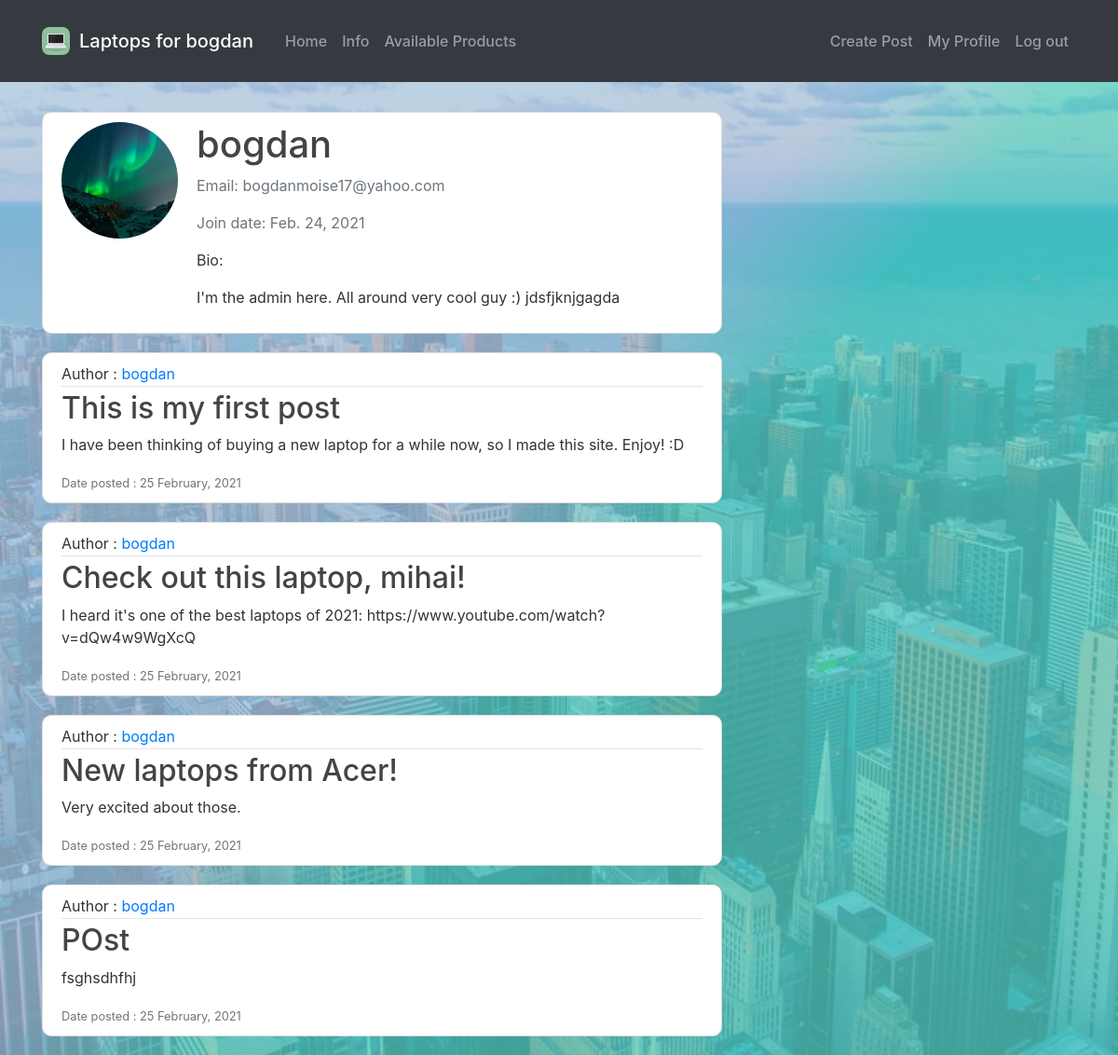
The page /author/1/ (signed in) on the database its author committed.
### users/models.py (models this page shows, shortened)
class Profile(models.Model):
    user = models.OneToOneField(User, on_delete=models.CASCADE)
    bio = models.CharField(max_length=200, default='')
    date_joined = models.DateField(default=timezone.now)
    image = models.ImageField(default='default.jpg', upload_to='profile_pictures')

### home/models.py (models this page shows, shortened)
class Post(models.Model):
    title = models.CharField(max_length=50)
    content = models.TextField()
    date = models.DateTimeField(default=timezone.now)
    author = models.ForeignKey(User, on_delete=models.CASCADE)

### users/views.py (the view)
# urls.py: path('author/<int:pk>/', AuthorDetailView.as_view(template_name='users/author_view.html'), name='author-detailed'),
class AuthorDetailView(LoginRequiredMixin, DetailView):
    model = User
    def get_context_data(self, **kwargs):
        context = super(AuthorDetailView, self).get_context_data(**kwargs)
        context['posts'] = Post.objects.all()
        context['author_view'] = True
        return context

### users/templates/users/author_view.html
{% extends "home/base.html" %}
{% block content %}
    <div class="content-section">
        <div class="media">
            <img class="rounded-circle account-img" src="{{ user.profile.image.url }}">
            <div class="media-body">
                <h2 class="account-heading">{{ object.username }}</h2>
                <p class="text-secondary">Email: {{ object.email }}</p>
                <p class="text-secondary">Join date: {{ object.profile.date_joined }}</p>
                <p>Bio:</p>
                <p>{{ object.profile.bio }}</p>
            </div>
        </div>
    </div>
{% for post in posts %}
    {% if post.author.username == object.username %}
        <article class="media content-section">
            <div class="media-body">
                <div class="article-metadata">
                    Author :
                    <a class="mr-2" href="">{{ post.author }}</a>
                </div>
                <h2><a class="article-title" href="{% url 'post-detailed' post.id %}">{{ post.title }}</a></h2>
                <p class="article-content">{{ post.content }}</p>
                <small class="text-muted">Date posted : {{ post.date|date:'d F, Y' }}</small>
            </div>
        </article>
    {% endif %}
{% endfor %}
{% endblock content%}

### home/templates/home/base.html (shortened to what this page needs)
{% load static %}
<!DOCTYPE html>
<html class="bg">
<head>
    <link rel="stylesheet" href="https://maxcdn.bootstrapcdn.com/bootstrap/4.0.0/css/bootstrap.min.css">
    <link rel="stylesheet" href="{% static 'css/style.css' %}" type="text/css">
</head>
<body class="bg">
    <header class="site-header">
        <nav class="navbar navbar-expand-lg navbar-dark bg-dark fixed-top py-4">
            <div class="container">
                <a href="{% url 'page-home' %}"><img class="nav-image" src="{% static 'images/laptop_image_navbar.png' %}" width="30" height="30" class="d-inline-block align-top" alt="laptop logo for site"></a>
                {% if user.is_authenticated %}
                <a class="navbar-brand" href="{% url 'page-home' %}">Laptops for {{ user.username }}</a>
                {% else %}
                <a class="navbar-brand" href="{% url 'page-home' %}">Laptops for Students</a>
                {% endif %}
                <div class="collapse navbar-collapse" id="navbarToggle">
                    <div class="navbar-nav mr-auto">
                        <a class="nav-item nav-link" href="{% url 'page-home' %}">Home</a>
                        <a class="nav-item nav-link" href="{% url 'page-info' %}">Info</a>
                        <a class="nav-item nav-link" href="{% url 'page-scrape' %}">Available Products</a>
                    </div>
                    <div class="navbar-nav nav-right">
                        {% if user.is_authenticated %}
                        <a class="nav-item nav-link" href="{% url 'post-create' %}">Create Post</a>
                        <a class="nav-item nav-link" href="{% url 'profile' %}">My Profile</a>
                        <a class="nav-item nav-link" href="{% url 'logout' %}">Log out</a>
                        {% else %}
                        <a class="nav-item nav-link" href="{% url 'login' %}">Log in</a>
                        <a class="nav-item nav-link" href="{% url 'registration' %}">Register</a>
                        {%endif%}
                    </div>
                </div>
            </div>
        </nav>
    </header>
    <main role="main" class="container">
      <div class="row">
        <div class="col-md-8">
          {% block content %}
          {% endblock %}
        </div>
        <div class="col-md-4">
        </div>
      </div>
    </main>
</body>
</html>

### home/static/css/style.css (style rules this page uses)
.bg { background: rgb(169,200,227); background: linear-gradient(132deg, rgba(169,200,227,1) 45%, rgba(87,212,200,1) 55%); height: 100%; margin: 0; background-repeat: no-repeat; background-attachment: fixed; }
header { padding-bottom: 120px; }
img { border-radius: 8px; }
.navbar-brand { padding-left: 10px; }
.navbar-nav { padding-left: 10px; }
.nav-right { padding-left: 50px; }
body { background: #fafafa; color: #333333; margin-top: 5rem; }
h1, h2, h3, h4, h5, h6 { color: #444444; }
.site-header .navbar-nav { color: #cbd5db; }
.site-header { color: #ffffff; }
.site-header { font-weight: 500; }
.content-section { background: #ffffff; padding: 10px 20px; border: 1px solid #dddddd; border-radius: 10px; margin-bottom: 20px; }
.article-title { color: #444444; }
.article-content { white-space: pre-line; }
.article-metadata { padding-bottom: 1px; margin-bottom: 4px; border-bottom: 1px solid #e3e3e3 }
.account-img { height: 125px; width: 125px; margin-right: 20px; margin-bottom: 16px; }
.account-heading { font-size: 2.5rem; }

### rows shown on the page
Post: author "bogdan", title "This is my first post", content "I have been thinking of buying a new laptop for a while now, so I made this site. Enjoy! :D", date "25 February, 2021"
Post: author "bogdan", title "Check out this laptop, mihai!", content "I heard it's one of the best laptops of 2021: https://www.youtube.com/watch?v=dQw4w9WgXcQ", date "25 February, 2021"
Post: author "bogdan", title "New laptops from Acer!", content "Very excited about those.", date "25 February, 2021"
Post: author "bogdan", title "POst", content "fsghsdhfhj", date "25 February, 2021"

### other values the page prints
{{ user.username }} "bogdan"
{{ object.username }} "bogdan"
{{ object.email }} "bogdanmoise17@yahoo.com"
{{ object.profile.date_joined }} "Feb. 24, 2021"
{{ object.profile.bio }} "I'm the admin here. All around very cool guy :) jdsfjknjgagda"
